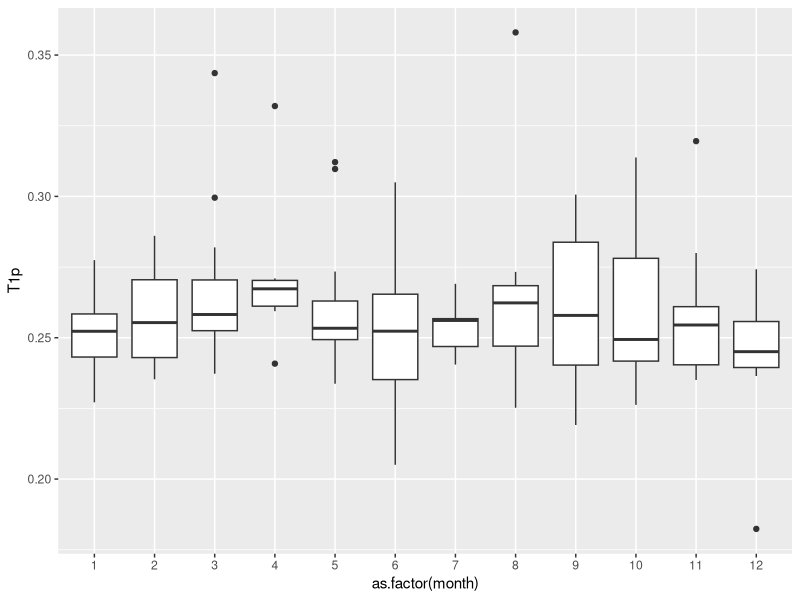
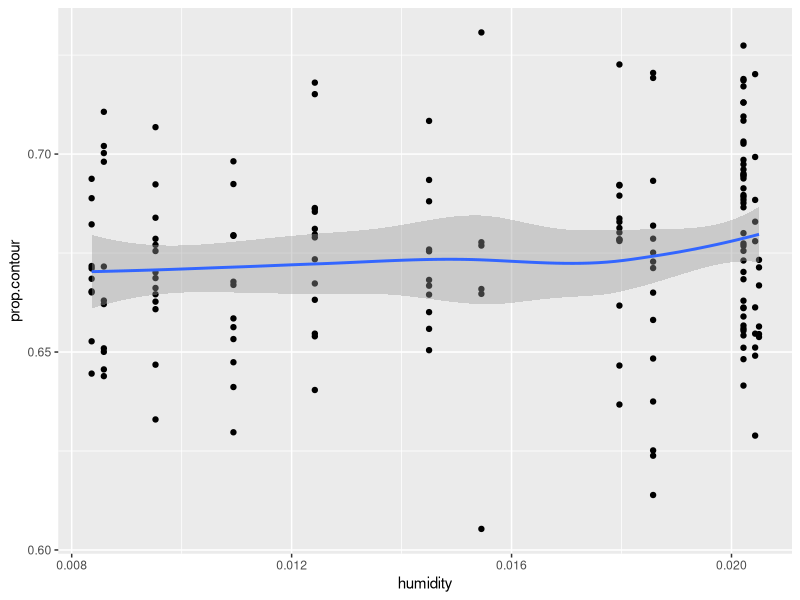
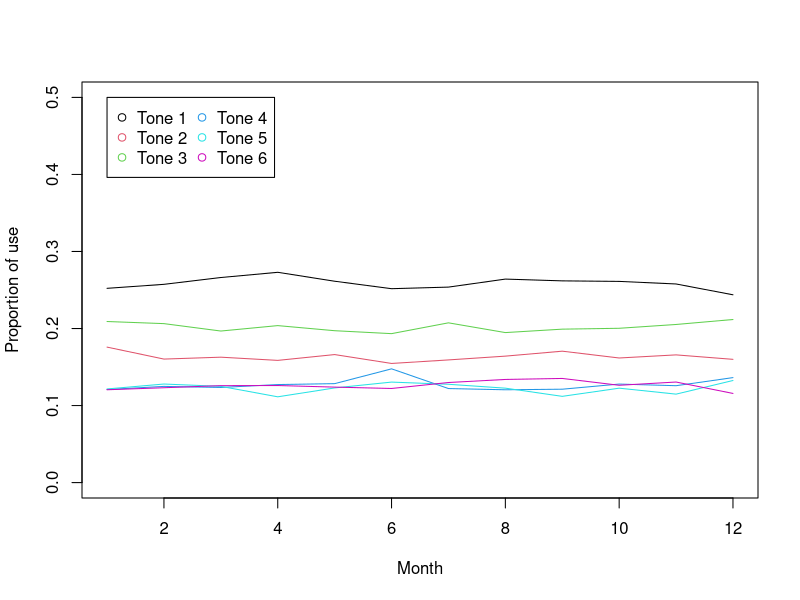

Source code (R) for these figures, in order:
## ---- chunk 1
library(ggplot2)
library(lme4)
## ---- chunk 2
d = read.delim("Data/toneCounts.tab",sep='\t',header=T)

d = d[d$corpus!='PaidoCantonese',]

d$date2 = as.Date(d$date,format="%d-%b-%Y")

d$month = as.numeric(format(d$date2, "%m"))
d$summer = d$month %in% c(7:9)
d$season = cut(d$month, c(0,6,9,13))

d = d[!is.na(d$date2),]

d = d[d$language=="yue , eng",]

h = read.delim("Data/SpecificHumidity_HongKong.tsv", skip=1)
head(h)

h$month = ceiling(h$months.since.1960.01.01 %%12)
meanHumidity = tapply(h$unitless, h$month, mean)

# link humidity
d$humidity = meanHumidity[d$month]

## ---- chunk 3

d[,c("T1p","T2p",'T3p','T4p','T5p','T6p')] = t(apply(d[,c("T1","T2",'T3','T4','T5','T6')],1,prop.table))

# proportion of contour tones
d$prop.contour = d$T1p + d$T2p + d$T4p + d$T5p

## ---- chunk 4


ggplot(d, aes(x=as.factor(month), y = T1p)) + geom_boxplot()


ggplot(d, aes(x=humidity, y = prop.contour)) + geom_point() + geom_smooth()


plot(1:12,ylim=c(0,0.5), xlab="Month", ylab="Proportion of use")
i = 1
for(x in c("T1p","T2p",'T3p','T4p','T5p','T6p')){
	points(tapply(d[,x],d$month,mean, na.rm=T),col=i, type='l')
	i = i +1
	
}
legend(1,0.5,legend=paste("Tone",1:6),col=1:6,pch=1, ncol=2)


## ---- chunk 5

m0 = lmer(log(prop.contour) ~ 1 + (1|corpus), data=d)
m1 = lmer(log(prop.contour) ~ humidity + (1|corpus), data=d)
anova(m0,m1)

summary(m1)
